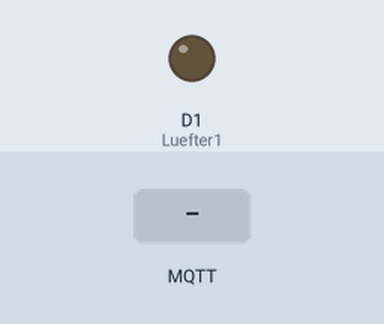
Bench run of a sketch on a simulated ESP8266 (NodeMCU). Shown: output pins drawn as LEDs (lit = HIGH). The test bench sets the inputs (shaded band). WiFi joins after 1.5 s; servers stay silent unless stated; no MQTT or app messages arrive unless stated; what the sketch prints to the serial monitor is not drawn.

Above: at 2.8 s.
2.9 s: MQTT message "YES" arrives on the first subscribed topic
At 4.1 s:
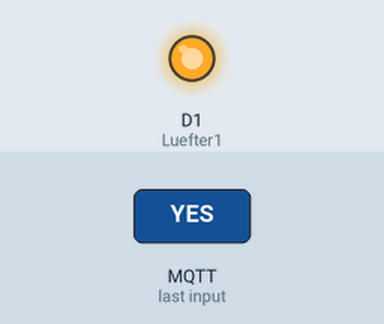
4.4 s: MQTT message "NO" arrives on the first subscribed topic
At 5.4 s:
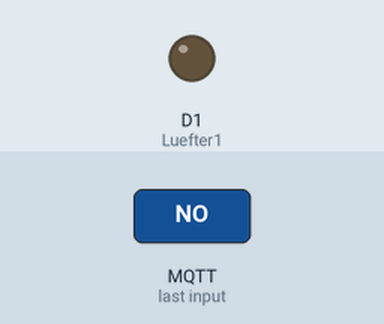
11.5 s: MQTT message "on" arrives on the first subscribed topic
At 12.5 s:
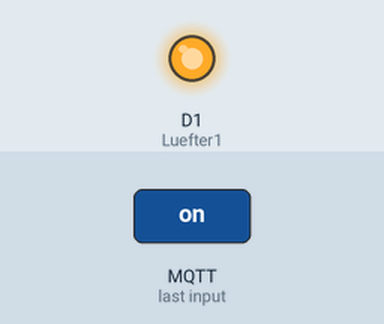
Timing chart, 0 to 14.5 s (numbered marks = the images above; inputs shaded):
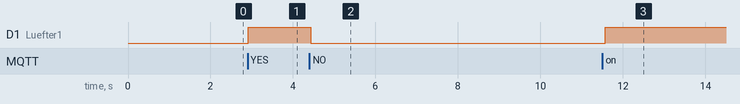

Measured:
- after the input at 2.9 s, D1 (Luefter1): LOW → HIGH at once
- after the input at 4.4 s, D1 (Luefter1): HIGH → LOW at once
- after the input at 11.5 s, D1 (Luefter1): LOW → HIGH after 0.07 s

The sketch:

ittp_projekt_script.ino
```cpp
/*
   Dieses Beispiel implementiert einen MQTT-Client mit Hilfe der PubSubClient-Library. Ergänzend zu den online verfügbaren Beispielen
   werden hier Zugangsdaten für den MQTT-Broker verwendet. Die Beispieldaten funktionieren bei unserem Projekt (kann herausgegeben werden),
   sofern die WLAN-Verbindung korrekt konfiguriert wurde.

   Das Beispiel beinhaltet sowohl MQTT-Subscribe als auch MQTT-Publish.
*/

#include <ESP8266WiFi.h>
#include <PubSubClient.h>

#define Luefter1 D1
// forward declarations
void setup_wifi();
void callback(String topic, byte* message, unsigned int length);
void reconnect();

// WiFi-Zugangsdaten
const char* ssid = "IT-R222";
const char* passphrase = "LIFtOff!";

// MQTT-Serverdaten
const char* mqtt_server = "mqtt.devmgr.de";
const int mqtt_port = 1883;
const char* mqtt_user = "prototype";
const char* mqtt_password = "liftoff";
const char* mqtt_client_name = "ESP8266-Client";  // beliebig wählbar, muss aber pro Client einmalig sein (wegen Mosquitto)

// Topics für Subscription und eigenes Publishing
const char* topic_sub = "prototype/luefter-start-delta-kilian";
const char* topic_pub = "prototype/teamdelte-temp";

const char* startvent = "NO";

// Konstanten
const int pub_interval = 10000;  // Intervall für eigene pub-Nachrichten (in ms)


WiFiClient wifi;
PubSubClient client(wifi);

long now;  // current uptime
long last = 0;  // uptime of last publish

int pub_counter = 0;  // Zählwert als Inhalt für eigene Publish-Nachrichten


/* ---------- main functions ---------- */

/**
   setup
*/
void setup() {
  // Seria
  pinMode(D1, OUTPUT);
  pinMode(A0, INPUT);
  Serial.begin(9600);

  Serial.println();
  delay(100);

  Serial.println("Setup...");

  // WiFi
  setup_wifi();

  // MQTT
  client.setServer(mqtt_server, mqtt_port);
  client.setCallback(callback);

  Serial.println("Setup abgeschlossen");
}


/**
   loop
*/
void loop() {
  if (!client.connected())
  {
    // MQTT-Verbindung wieder herstellen
    reconnect();
  }

  // regelmäßigen Nachrichtenempfang gewährleisten, false bei Verbindungsabbruch
  if (!client.loop())
  {
    client.connect(mqtt_client_name, mqtt_user, mqtt_password);
  }

  if(startvent == "YES") {
    digitalWrite(Luefter1, HIGH);
  }else{
    digitalWrite(Luefter1, LOW);
  }

  now = millis();
  if (millis() - last > pub_interval)
  {

    last = now;
    pub_counter++;
    const int temp = analogRead(A0);
    client.publish(topic_pub, String(temp).c_str());
    Serial.print("Publish: ");
    Serial.print(topic_pub);
    Serial.print(": ");
    Serial.println(pub_counter);
  }
}


/* ---------- other functions ---------- */

/**
   setup_wifi
*/
void setup_wifi()
{
  delay(10);
  Serial.print("WiFi");
  WiFi.begin(ssid, passphrase);
  while (WiFi.status() != WL_CONNECTED)
  {
    Serial.print(".");
    delay(500);
  }
  Serial.println(" connected");
}


/**
   callback
*/
void callback(String topic, byte* message, unsigned int length)
{
  // Callback-Funktion für MQTT-Subscriptions
  String messageTemp;
  String temp;


  Serial.print("Message arrived on topic: ");
  Serial.println(topic);

  // Message byteweise verarbeiten und auf Konsole ausgeben
  for (int i = 0; i < length; i++)
  {
    Serial.print((char)message[i]);
    messageTemp += (char)message[i];
  };

   if (messageTemp == "NO"){
     Serial.print("Lüfter nicht starten");
     startvent = "NO";
    }else{
      Serial.print("Lüfter starten");
      startvent = "YES";
     }
  Serial.println();

  // Behandlung bestimmter Topics
  if (topic == topic_sub)
  {
    if (messageTemp == "on")
    {
      Serial.print(topic_sub);
      Serial.println(" steht auf EIN");
    }
    else if (messageTemp == "off")
    {
      Serial.print(topic_sub);
      Serial.println(" steht auf AUS");
    }
  }
  /* else if (topic == anderes_topic) { ... } */
}


/**
   reconnect
*/
void reconnect()
{
  // Wiederverbinden mit dem MQTT-Broker
  while (!client.connected())
  {
    //Serial.println("MQTT reconnect");
    if (client.connect("ESP8266Client", mqtt_user, mqtt_password))
    {
     // Serial.println("connected");
      client.subscribe(topic_sub);
    }
    else
    {
      Serial.print("failed: ");
      Serial.println(client.state());
      delay(5000);
    }
  }
}
```
